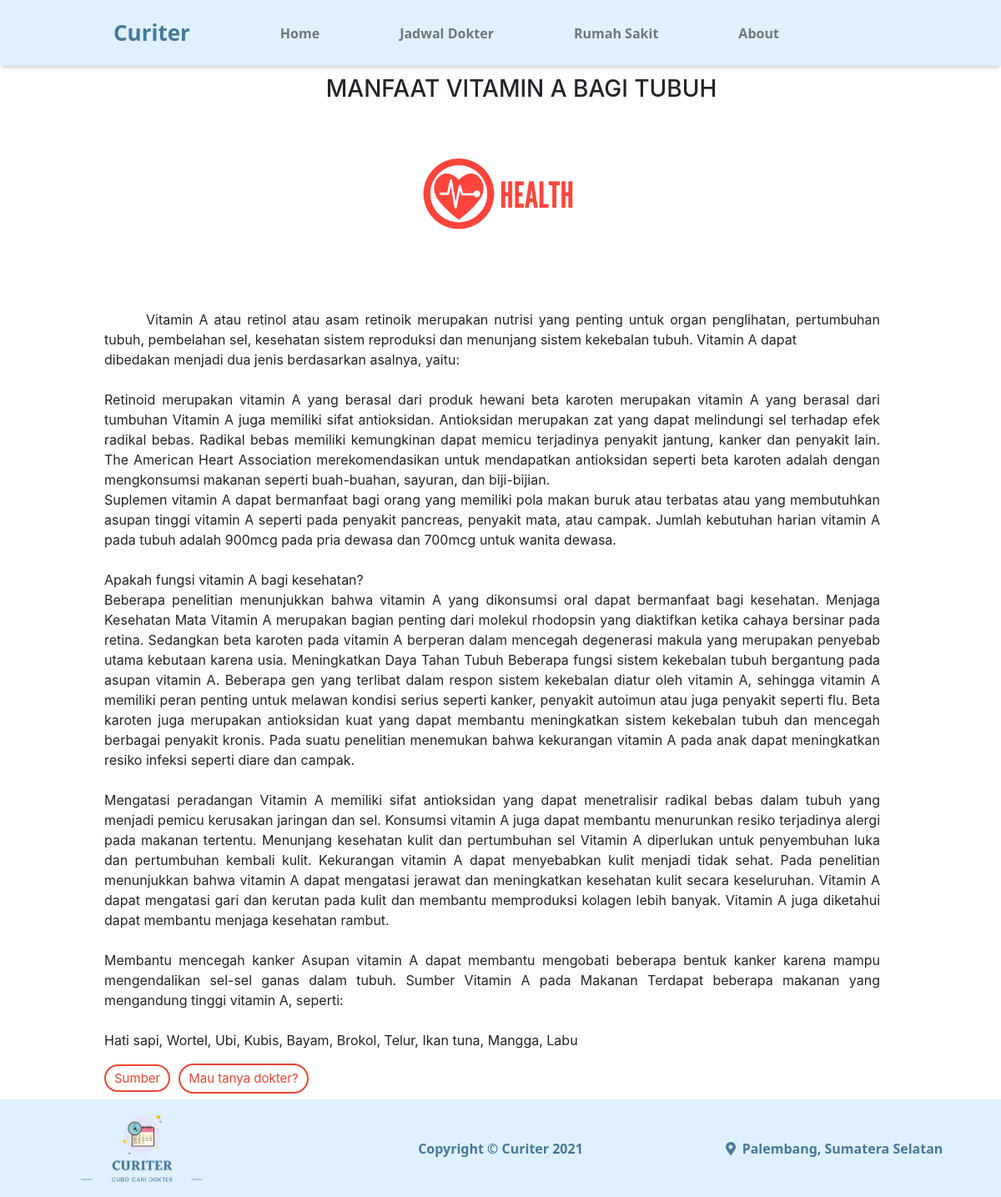
Page /home/artikel/4 on the committed database.
### tables this page shows
CREATE TABLE `artikel` (
  `id_artikel` int(11) NOT NULL,
  `kategori_artikel` varchar(100) NOT NULL,
  `judul_artikel` varchar(100) NOT NULL,
  `konten_artikel` text NOT NULL,
  `sumber_artikel` varchar(200) NOT NULL,
  `gambar_artikel` varchar(120) NOT NULL
);

### application/controllers/home.php (called while the page is built, shortened)
<?php
class Home extends CI_Controller
{
  public function __construct()
  {
    $this->load->library('form_validation');
    $this->load->library('session');
    $this->load->model('m_user');
    $this->load->library('typography');
  }
  public function artikel($id)
  {
    $artikel = $this->db->get_where('artikel', array("id_artikel" => $id))->row_array();
    $data['title'] = "Curiter | " . $artikel['judul_artikel'];
    $data['artikel'] = $artikel;
    $this->load->view('header_page', $data);
    $this->load->view('v_article', $data);
    $this->load->view('footer_page');
  }
}

### index.php (called while the page is built, shortened)
<?php
require_once BASEPATH.'core/CodeIgniter.php';

### application/views/v_article.php (the view, shortened to what this page needs)
<!DOCTYPE html>
<html lang="en" dir="ltr">
  <head>
  </head>
  <body>
  <div class="container">
    <center>
      <h3 class="judulartikel"> <?= $artikel['judul_artikel']?> </h3>
      <img class="card-img-top w-40" src="<?php echo base_url(); ?>/assets/artikel/<?= $artikel['gambar_artikel']?>" alt="">
      <p class="konten-artikel" id="konten-artikel">
      <?= $this->typography->nl2br_except_pre($artikel['konten_artikel'])?>
      </p>
    </center>
    <table>
      <tr>
      <a class="konten-artikel" id="button_artikel" style="margin-left: 50px;" href="<?=$artikel['sumber_artikel']?>">Sumber</a>
    </tr>
    <tr>
      <a class="a_tanya" href="<?= base_url('caridokter/')?>"><button type="button" id="button_artikel">Mau tanya dokter?</button></a>
    </tr>
    </table>
  </div>
  </body>
</html>

### application/views/v_article.php (style rules this page uses)
.judulartikel { margin-top: 90px; margin-bottom: 10px; margin-left: 50px; }
.konten-artikel { margin-top: 50px; margin-left: 50px; text-align: justify; text-justify: inter-word; margin-right: 70px; text-indent: 50px; }
#button_artikel { background-color: #FFFFFF; color: #ec4638; border: 2px solid #ec4638; padding: 5px 10px; margin: 0px 0px 4px 0px; font-size: 15px; border-radius: 50px; margin-right: 10px; }
.a_tanya { text-decoration: none; color: #ec4638; }

### rows in the picture
artikel: judul_artikel "MANFAAT VITAMIN A BAGI TUBUH", gambar_artikel (picture), konten_artikel "Vitamin A atau retinol atau asam retinoik merupakan nutrisi yang penting untuk organ penglihatan, pertumbuhan tubuh, pembelahan sel, kesehatan sistem reproduksi dan menunjang sistem kekebalan tubuh. Vitamin A dapat dibedakan menjadi dua jenis berdasarkan asalnya, yaitu: Retinoid merupakan vitamin A yang berasal dari produk hewani beta karoten merupakan vitamin A yang berasal dari tumbuhan Vitamin A juga memiliki sifat antioksidan. Antioksidan merupakan zat yang dapat melindungi sel terhadap efek radikal bebas. Radikal bebas memiliki kemungkinan dapat memicu terjadinya penyakit jantung, kanker dan penyakit lain. The American Heart Association merekomendasikan untuk mendapatkan antioksidan…"
